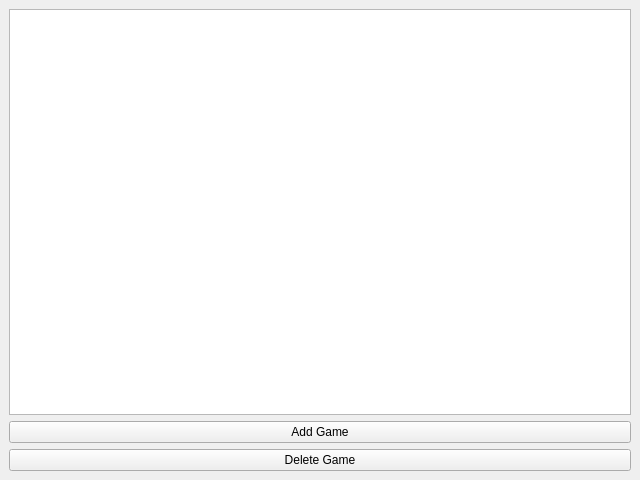
<?xml version="1.0" encoding="UTF-8"?>
<ui version="4.0">
    <class>MainWindow</class>
    <widget class="QMainWindow" name="MainWindow">
        <property name="geometry">
            <rect>
                <x>0</x>
                <y>0</y>
                <width>640</width>
                <height>480</height>
            </rect>
        </property>
        <property name="windowTitle">
            <string>PS2 SMB Manager</string>
        </property>
        <widget class="QWidget" name="centralwidget">
            <layout class="QVBoxLayout" name="verticalLayout">
                <item>
                    <widget class="QTableWidget" name="tableGames"/>
                </item>
                <item>
                    <widget class="QPushButton" name="btnAddGame">
                        <property name="text">
                            <string>Add Game</string>
                        </property>
                    </widget>
                </item>
                <item>
                    <widget class="QPushButton" name="btnDeleteGame">
                        <property name="text">
                            <string>Delete Game</string>
                        </property>
                    </widget>
                </item>
            </layout>
        </widget>
    </widget>
    <resources/>
    <connections/>
</ui>
